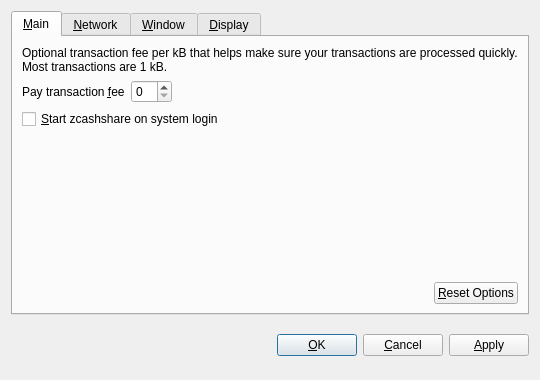
<?xml version="1.0" encoding="UTF-8"?>
<ui version="4.0">
 <class>OptionsDialog</class>
 <widget class="QDialog" name="OptionsDialog">
  <property name="geometry">
   <rect>
    <x>0</x>
    <y>0</y>
    <width>540</width>
    <height>380</height>
   </rect>
  </property>
  <property name="windowTitle">
   <string>Options</string>
  </property>
  <property name="modal">
   <bool>true</bool>
  </property>
  <layout class="QVBoxLayout" name="verticalLayout">
   <item>
    <widget class="QTabWidget" name="tabWidget">
     <property name="tabPosition">
      <enum>QTabWidget::North</enum>
     </property>
     <property name="currentIndex">
      <number>0</number>
     </property>
     <widget class="QWidget" name="tabMain">
      <attribute name="title">
       <string>&amp;Main</string>
      </attribute>
      <layout class="QVBoxLayout" name="verticalLayout_Main">
       <item>
        <widget class="QLabel" name="transactionFeeInfoLabel">
         <property name="text">
          <string>Optional transaction fee per kB that helps make sure your transactions are processed quickly. Most transactions are 1 kB.</string>
         </property>
         <property name="textFormat">
          <enum>Qt::PlainText</enum>
         </property>
         <property name="wordWrap">
          <bool>true</bool>
         </property>
        </widget>
       </item>
       <item>
        <layout class="QHBoxLayout" name="horizontalLayout_1_Main">
         <item>
          <widget class="QLabel" name="transactionFeeLabel">
           <property name="text">
            <string>Pay transaction &amp;fee</string>
           </property>
           <property name="textFormat">
            <enum>Qt::PlainText</enum>
           </property>
           <property name="buddy">
            <cstring>transactionFee</cstring>
           </property>
          </widget>
         </item>
         <item>
          <widget class="BitcoinAmountField" name="transactionFee"/>
         </item>
         <item>
          <spacer name="horizontalSpacer_1_Main">
           <property name="orientation">
            <enum>Qt::Horizontal</enum>
           </property>
           <property name="sizeHint" stdset="0">
            <size>
             <width>40</width>
             <height>20</height>
            </size>
           </property>
          </spacer>
         </item>
        </layout>
       </item>
       <item>
        <widget class="QCheckBox" name="bitcoinAtStartup">
         <property name="toolTip">
          <string>Automatically start zcashshare after logging in to the system.</string>
         </property>
         <property name="text">
          <string>&amp;Start zcashshare on system login</string>
         </property>
        </widget>
       </item>
       <item>
        <spacer name="verticalSpacer_Main">
         <property name="orientation">
          <enum>Qt::Vertical</enum>
         </property>
         <property name="sizeHint" stdset="0">
          <size>
           <width>20</width>
           <height>40</height>
          </size>
         </property>
        </spacer>
       </item>
       <item>
        <layout class="QHBoxLayout" name="horizontalLayout_2_Main">
         <item>
          <spacer name="horizontalSpacer_2_Main">
           <property name="orientation">
            <enum>Qt::Horizontal</enum>
           </property>
           <property name="sizeHint" stdset="0">
            <size>
             <width>40</width>
             <height>20</height>
            </size>
           </property>
          </spacer>
         </item>
         <item>
          <widget class="QPushButton" name="resetButton">
           <property name="toolTip">
            <string>Reset all client options to default.</string>
           </property>
           <property name="text">
            <string>&amp;Reset Options</string>
           </property>
           <property name="autoDefault">
            <bool>false</bool>
           </property>
          </widget>
         </item>
        </layout>
       </item>
      </layout>
     </widget>
     <widget class="QWidget" name="tabNetwork">
      <attribute name="title">
       <string>&amp;Network</string>
      </attribute>
      <layout class="QVBoxLayout" name="verticalLayout_Network">
       <item>
        <widget class="QCheckBox" name="mapPortUpnp">
         <property name="toolTip">
          <string>Automatically open the zcashshare client port on the router. This only works when your router supports UPnP and it is enabled.</string>
         </property>
         <property name="text">
          <string>Map port using &amp;UPnP</string>
         </property>
        </widget>
       </item>
       <item>
        <widget class="QCheckBox" name="connectSocks">
         <property name="toolTip">
          <string>Connect to the zcashshare network through a SOCKS proxy (e.g. when connecting through Tor).</string>
         </property>
         <property name="text">
          <string>&amp;Connect through SOCKS proxy:</string>
         </property>
        </widget>
       </item>
       <item>
        <layout class="QHBoxLayout" name="horizontalLayout_Network">
         <item>
          <widget class="QLabel" name="proxyIpLabel">
           <property name="text">
            <string>Proxy &amp;IP:</string>
           </property>
           <property name="textFormat">
            <enum>Qt::PlainText</enum>
           </property>
           <property name="buddy">
            <cstring>proxyIp</cstring>
           </property>
          </widget>
         </item>
         <item>
          <widget class="QValidatedLineEdit" name="proxyIp">
           <property name="maximumSize">
            <size>
             <width>140</width>
             <height>16777215</height>
            </size>
           </property>
           <property name="toolTip">
            <string>IP address of the proxy (e.g. 127.0.0.1)</string>
           </property>
          </widget>
         </item>
         <item>
          <widget class="QLabel" name="proxyPortLabel">
           <property name="text">
            <string>&amp;Port:</string>
           </property>
           <property name="textFormat">
            <enum>Qt::PlainText</enum>
           </property>
           <property name="buddy">
            <cstring>proxyPort</cstring>
           </property>
          </widget>
         </item>
         <item>
          <widget class="QLineEdit" name="proxyPort">
           <property name="maximumSize">
            <size>
             <width>55</width>
             <height>16777215</height>
            </size>
           </property>
           <property name="toolTip">
            <string>Port of the proxy (e.g. 9050)</string>
           </property>
          </widget>
         </item>
         <item>
          <widget class="QLabel" name="socksVersionLabel">
           <property name="text">
            <string>SOCKS &amp;Version:</string>
           </property>
           <property name="textFormat">
            <enum>Qt::PlainText</enum>
           </property>
           <property name="buddy">
            <cstring>socksVersion</cstring>
           </property>
          </widget>
         </item>
         <item>
          <widget class="QValueComboBox" name="socksVersion">
           <property name="toolTip">
            <string>SOCKS version of the proxy (e.g. 5)</string>
           </property>
          </widget>
         </item>
         <item>
          <spacer name="horizontalSpacer_Network">
           <property name="orientation">
            <enum>Qt::Horizontal</enum>
           </property>
           <property name="sizeHint" stdset="0">
            <size>
             <width>40</width>
             <height>20</height>
            </size>
           </property>
          </spacer>
         </item>
        </layout>
       </item>
       <item>
        <spacer name="verticalSpacer_Network">
         <property name="orientation">
          <enum>Qt::Vertical</enum>
         </property>
         <property name="sizeHint" stdset="0">
          <size>
           <width>20</width>
           <height>40</height>
          </size>
         </property>
        </spacer>
       </item>
      </layout>
     </widget>
     <widget class="QWidget" name="tabWindow">
      <attribute name="title">
       <string>&amp;Window</string>
      </attribute>
      <layout class="QVBoxLayout" name="verticalLayout_Window">
       <item>
        <widget class="QCheckBox" name="minimizeToTray">
         <property name="toolTip">
          <string>Show only a tray icon after minimizing the window.</string>
         </property>
         <property name="text">
          <string>&amp;Minimize to the tray instead of the taskbar</string>
         </property>
        </widget>
       </item>
       <item>
        <widget class="QCheckBox" name="minimizeOnClose">
         <property name="toolTip">
          <string>Minimize instead of exit the application when the window is closed. When this option is enabled, the application will be closed only after selecting Quit in the menu.</string>
         </property>
         <property name="text">
          <string>M&amp;inimize on close</string>
         </property>
        </widget>
       </item>
       <item>
        <spacer name="verticalSpacer_Window">
         <property name="orientation">
          <enum>Qt::Vertical</enum>
         </property>
         <property name="sizeHint" stdset="0">
          <size>
           <width>20</width>
           <height>40</height>
          </size>
         </property>
        </spacer>
       </item>
      </layout>
     </widget>
     <widget class="QWidget" name="tabDisplay">
      <attribute name="title">
       <string>&amp;Display</string>
      </attribute>
      <layout class="QVBoxLayout" name="verticalLayout_Display">
       <item>
        <layout class="QHBoxLayout" name="horizontalLayout_1_Display">
         <item>
          <widget class="QLabel" name="langLabel">
           <property name="text">
            <string>User Interface &amp;language:</string>
           </property>
           <property name="textFormat">
            <enum>Qt::PlainText</enum>
           </property>
           <property name="buddy">
            <cstring>lang</cstring>
           </property>
          </widget>
         </item>
         <item>
          <widget class="QValueComboBox" name="lang">
           <property name="toolTip">
            <string>The user interface language can be set here. This setting will take effect after restarting zcashshare.</string>
           </property>
          </widget>
         </item>
        </layout>
       </item>
       <item>
        <layout class="QHBoxLayout" name="horizontalLayout_2_Display">
         <item>
          <widget class="QLabel" name="unitLabel">
           <property name="text">
            <string>&amp;Unit to show amounts in:</string>
           </property>
           <property name="textFormat">
            <enum>Qt::PlainText</enum>
           </property>
           <property name="buddy">
            <cstring>unit</cstring>
           </property>
          </widget>
         </item>
         <item>
          <widget class="QValueComboBox" name="unit">
           <property name="toolTip">
            <string>Choose the default subdivision unit to show in the interface and when sending coins.</string>
           </property>
          </widget>
         </item>
        </layout>
       </item>
       <item>
        <widget class="QCheckBox" name="displayAddresses">
         <property name="toolTip">
          <string>Whether to show zcashshare addresses in the transaction list or not.</string>
         </property>
         <property name="text">
          <string>&amp;Display addresses in transaction list</string>
         </property>
        </widget>
       </item>
       <item>
        <spacer name="verticalSpacer_Display">
         <property name="orientation">
          <enum>Qt::Vertical</enum>
         </property>
         <property name="sizeHint" stdset="0">
          <size>
           <width>20</width>
           <height>40</height>
          </size>
         </property>
        </spacer>
       </item>
      </layout>
     </widget>
    </widget>
   </item>
   <item>
    <layout class="QHBoxLayout" name="horizontalLayout_Buttons">
     <item>
      <spacer name="horizontalSpacer_1">
       <property name="orientation">
        <enum>Qt::Horizontal</enum>
       </property>
       <property name="sizeHint" stdset="0">
        <size>
         <width>40</width>
         <height>48</height>
        </size>
       </property>
      </spacer>
     </item>
     <item>
      <widget class="QLabel" name="statusLabel">
       <property name="font">
        <font>
         <weight>75</weight>
         <bold>true</bold>
        </font>
       </property>
       <property name="text">
        <string/>
       </property>
       <property name="textFormat">
        <enum>Qt::PlainText</enum>
       </property>
       <property name="wordWrap">
        <bool>true</bool>
       </property>
      </widget>
     </item>
     <item>
      <spacer name="horizontalSpacer_2">
       <property name="orientation">
        <enum>Qt::Horizontal</enum>
       </property>
       <property name="sizeHint" stdset="0">
        <size>
         <width>40</width>
         <height>48</height>
        </size>
       </property>
      </spacer>
     </item>
     <item>
      <widget class="QPushButton" name="okButton">
       <property name="text">
        <string>&amp;OK</string>
       </property>
      </widget>
     </item>
     <item>
      <widget class="QPushButton" name="cancelButton">
       <property name="text">
        <string>&amp;Cancel</string>
       </property>
       <property name="autoDefault">
        <bool>false</bool>
       </property>
      </widget>
     </item>
     <item>
      <widget class="QPushButton" name="applyButton">
       <property name="text">
        <string>&amp;Apply</string>
       </property>
       <property name="autoDefault">
        <bool>false</bool>
       </property>
      </widget>
     </item>
    </layout>
   </item>
  </layout>
 </widget>
 <customwidgets>
  <customwidget>
   <class>BitcoinAmountField</class>
   <extends>QSpinBox</extends>
   <header>bitcoinamountfield.h</header>
  </customwidget>
  <customwidget>
   <class>QValueComboBox</class>
   <extends>QComboBox</extends>
   <header>qvaluecombobox.h</header>
  </customwidget>
  <customwidget>
   <class>QValidatedLineEdit</class>
   <extends>QLineEdit</extends>
   <header>qvalidatedlineedit.h</header>
  </customwidget>
 </customwidgets>
 <resources/>
 <connections/>
</ui>
